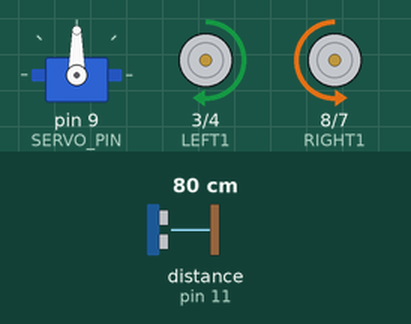
Recording of a sketch running on a simulated Arduino Uno, built with avr-gcc and run on an emulated ATmega328P. Parts: servo, motor-driver pin pairs drawn as motors (green arrow = first pin HIGH = forward, orange = second pin HIGH = backward, longer = more drive, scaled by the enable pin). Wiring (inferred from the names in the program): ultrasonic range finder: trigger pin 10; echo pin 11. The test bench sets the inputs (shaded band); at power-on: distance to the obstacle (sensor on pin 11) 80 cm. The echo pulse lasts 58.3 µs per cm; what the sketch prints to the serial monitor is not drawn.

Above: at 4.5 s.
4.6 s: distance to the obstacle (sensor on pin 11) set to 4 cm
At 7.4 s:
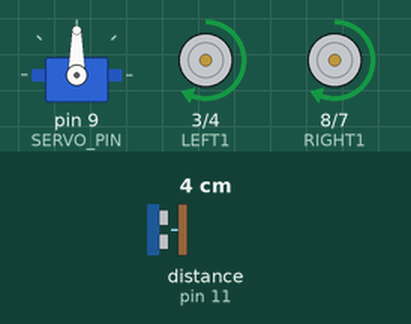
7.6 s: distance to the obstacle (sensor on pin 11) set to 2 cm
At 7.72 s:
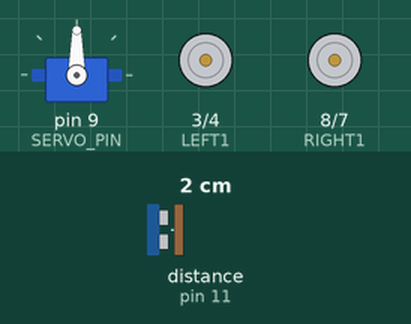
10.6 s: distance to the obstacle (sensor on pin 11) set to 9 cm
At 11.58 s:
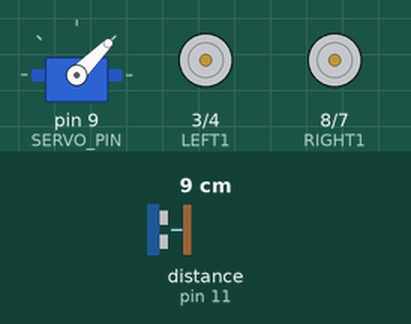
13.6 s: distance to the obstacle (sensor on pin 11) set to 250 cm
At 14.1 s:
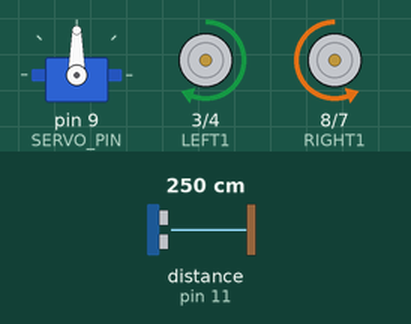
Timing chart, 0 to 16.3 s (numbered marks = the images above; inputs shaded):
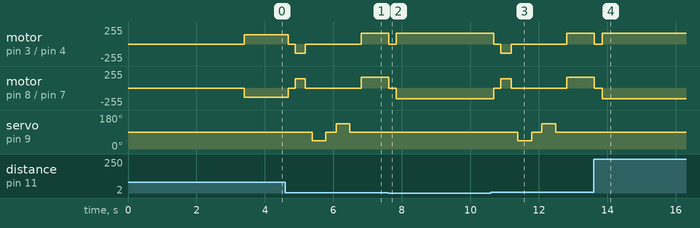

Measured:
- the behaviour switches between 3 and 2 cm on distance to the obstacle (sensor on pin 11) (found by bisection; images 1 and 2)
- after the input at 7.6 s, servo on pin 9 (SERVO_PIN): stays 90° (without the input it goes to 45° after 0.96 s)
- after the input at 13.6 s, servo on pin 9 (SERVO_PIN): stays 90° (without the input it goes to 45° after 0.97 s)

The sketch:

10_Car-1_UltraSound_Obstacle_Avoidanace.ino
```cpp
#include <Servo.h>

// ===== PIN DEFINITIONS =====
#define TRIG_PIN 10
#define ECHO_PIN 11
#define SERVO_PIN 9

// Motor Pins
#define LEFT1 3        // IN1
#define LEFT2 4        // IN2
#define LEFT_SPEED 5   // ENA (PWM)
#define RIGHT1 8       // IN3
#define RIGHT2 7       // IN4
#define RIGHT_SPEED 6  // ENB (PWM)

// ===== CONFIGURATION =====
#define SPEED_NORMAL 140        // Increased speed for better performance
#define SPEED_TURN 160          // Turn speed
#define OBSTACLE_DISTANCE 40    // Stop distance (cm)
#define SCAN_DISTANCE 50        // Start scanning distance (cm)
#define TURN_TIME 400           // Time to turn (ms)
#define BACKUP_TIME 300         // Time to reverse (ms)

// ===== GLOBAL VARIABLES =====
Servo scanner;
int rightDistance = 0;
int leftDistance = 0;
int middleDistance = 0;

// ===== ULTRASONIC SENSOR FUNCTION =====
int getDistance() {
  digitalWrite(TRIG_PIN, LOW);
  delayMicroseconds(2);
  digitalWrite(TRIG_PIN, HIGH);
  delayMicroseconds(10);
  digitalWrite(TRIG_PIN, LOW);

  long duration = pulseIn(ECHO_PIN, HIGH, 30000); // 30ms timeout

  // Validate reading
  if (duration == 0) {
    return 999; // No echo received - return max distance
  }

  int distance = duration * 0.034 / 2;

  // Filter out invalid readings
  if (distance > 400 || distance < 2) {
    return 999; // Invalid reading
  }

  return distance;
}

// ===== MOTOR CONTROL FUNCTIONS =====
void setMotorSpeed(int leftSpeed, int rightSpeed) {
  analogWrite(LEFT_SPEED, leftSpeed);
  analogWrite(RIGHT_SPEED, rightSpeed);
}

void forward() {
  digitalWrite(LEFT1, HIGH);
  digitalWrite(LEFT2, LOW);
  digitalWrite(RIGHT1, LOW);
  digitalWrite(RIGHT2, HIGH);
  setMotorSpeed(SPEED_NORMAL, SPEED_NORMAL);
}

void backward() {
  digitalWrite(LEFT1, LOW);
  digitalWrite(LEFT2, HIGH);
  digitalWrite(RIGHT1, HIGH);
  digitalWrite(RIGHT2, LOW);
  setMotorSpeed(SPEED_NORMAL, SPEED_NORMAL);
}

void turnRight() {
  // FIXED: Left motor forward, Right motor backward
  digitalWrite(LEFT1, HIGH);
  digitalWrite(LEFT2, LOW);
  digitalWrite(RIGHT1, HIGH);   // FIXED: Was LOW
  digitalWrite(RIGHT2, LOW);    // FIXED: Was HIGH
  setMotorSpeed(SPEED_TURN, SPEED_TURN);
}

void turnLeft() {
  // Left motor backward, Right motor forward
  digitalWrite(LEFT1, LOW);     // FIXED: Was HIGH
  digitalWrite(LEFT2, HIGH);    // FIXED: Was LOW
  digitalWrite(RIGHT1, LOW);
  digitalWrite(RIGHT2, HIGH);
  setMotorSpeed(SPEED_TURN, SPEED_TURN);
}

void stopMotors() {
  digitalWrite(LEFT1, LOW);
  digitalWrite(LEFT2, LOW);
  digitalWrite(RIGHT1, LOW);
  digitalWrite(RIGHT2, LOW);
  setMotorSpeed(0, 0);
}

// ===== SCANNING FUNCTION =====
void scanAndDecide() {
  Serial.println("\n🛑 OBSTACLE DETECTED! Scanning...");

  stopMotors();
  delay(200);

  // Backup a bit
  Serial.println("⏪ Backing up...");
  backward();
  delay(BACKUP_TIME);
  stopMotors();
  delay(200);

  // Scan Right (45°)
  Serial.print("👉 Scanning Right... ");
  scanner.write(45);
  delay(400); // Wait for servo to reach position
  rightDistance = getDistance();
  Serial.print(rightDistance);
  Serial.println(" cm");

  // Return to Center
  scanner.write(90);
  delay(300);

  // Scan Left (135°)
  Serial.print("👈 Scanning Left... ");
  scanner.write(135);
  delay(400); // Wait for servo to reach position
  leftDistance = getDistance();
  Serial.print(leftDistance);
  Serial.println(" cm");

  // Return to Center
  scanner.write(90);
  delay(300);

  // Decision Making
  Serial.println("\n📊 Analysis:");
  Serial.print("   Right: "); Serial.print(rightDistance); Serial.println(" cm");
  Serial.print("   Left:  "); Serial.print(leftDistance); Serial.println(" cm");

  // Both paths blocked
  if (rightDistance < OBSTACLE_DISTANCE && leftDistance < OBSTACLE_DISTANCE) {
    Serial.println("⚠️ Both paths blocked! Turning around...");
    turnRight();
    delay(TURN_TIME * 2); // 180° turn
    stopMotors();
  }
  // Right is clearer
  else if (rightDistance > leftDistance) {
    Serial.println("✅ Turning RIGHT (clearer path)");
    turnRight();
    delay(TURN_TIME);
    stopMotors();
  }
  // Left is clearer
  else {
    Serial.println("✅ Turning LEFT (clearer path)");
    turnLeft();
    delay(TURN_TIME);
    stopMotors();
  }

  delay(200);
  Serial.println("🚀 Resuming forward movement\n");
}

// ===== SETUP =====
void setup() {
  // Motor pins
  pinMode(LEFT1, OUTPUT);
  pinMode(LEFT2, OUTPUT);
  pinMode(LEFT_SPEED, OUTPUT);
  pinMode(RIGHT1, OUTPUT);
  pinMode(RIGHT2, OUTPUT);
  pinMode(RIGHT_SPEED, OUTPUT);

  // Ultrasonic sensor
  pinMode(TRIG_PIN, OUTPUT);
  pinMode(ECHO_PIN, INPUT);

  // Servo
  scanner.attach(SERVO_PIN);
  scanner.write(90); // Center position

  Serial.begin(9600);

  Serial.println("\n╔════════════════════════════════════╗");
  Serial.println("║  🤖 OBSTACLE AVOIDANCE ROBOT     ║");
  Serial.println("║  Ultrasonic + Servo Scanner      ║");
  Serial.println("╚════════════════════════════════════╝\n");

  Serial.println("⚙️ Configuration:");
  Serial.print("   Speed: "); Serial.println(SPEED_NORMAL);
  Serial.print("   Obstacle Distance: "); Serial.print(OBSTACLE_DISTANCE); Serial.println(" cm");
  Serial.print("   Scan Distance: "); Serial.print(SCAN_DISTANCE); Serial.println(" cm");

  Serial.println("\n🚦 Starting in 3 seconds...\n");
  delay(3000);
}

// ===== MAIN LOOP =====
void loop() {
  // Get distance reading
  middleDistance = getDistance();

  // Print status
  Serial.print("Distance: ");
  Serial.print(middleDistance);
  Serial.print(" cm | Status: ");

  // Check for obstacle
  if (middleDistance <= SCAN_DISTANCE && middleDistance > 0) {

    if (middleDistance <= OBSTACLE_DISTANCE) {
      Serial.println("🚨 TOO CLOSE!");
      scanAndDecide();
    }
    else {
      Serial.println("⚠️ Obstacle ahead - slowing down");
      // Slow down when obstacle is near
      setMotorSpeed(SPEED_NORMAL - 40, SPEED_NORMAL - 40);
      forward();
      delay(50);
    }

  } else {
    Serial.println("✅ Clear - moving forward");
    forward();
    delay(100); // Small delay for stability
  }
}
```
